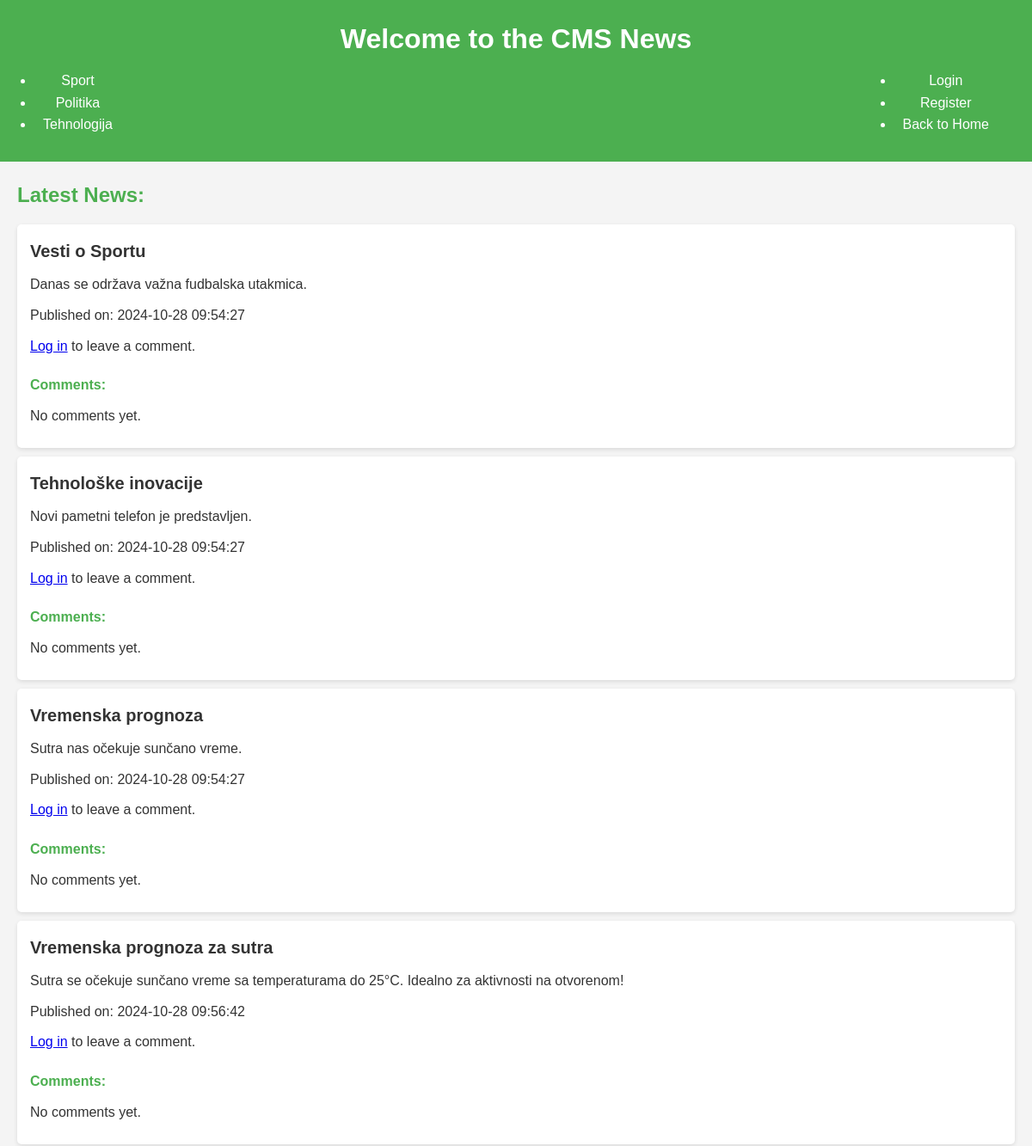
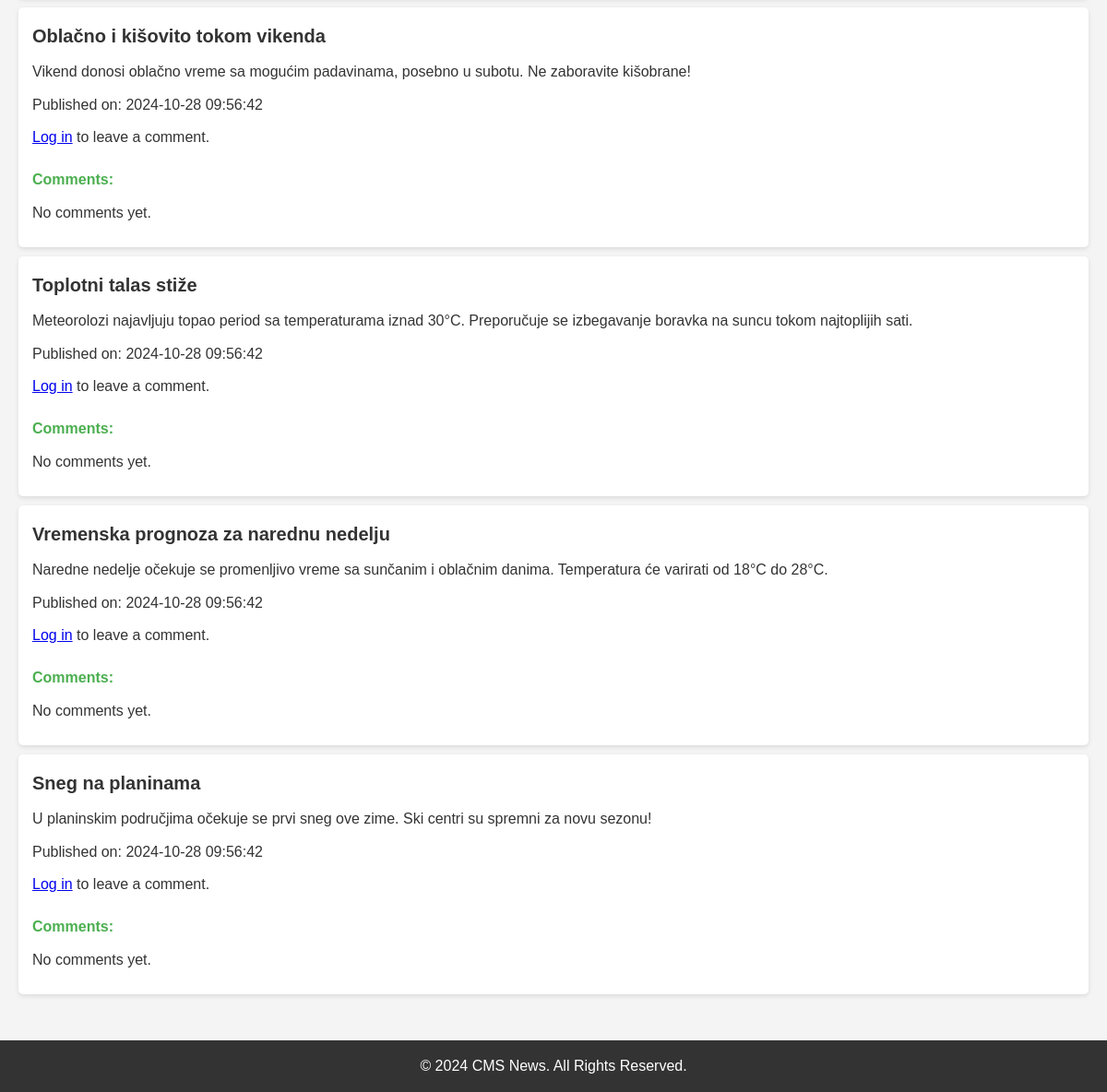
/cmc_app/add_comment.php?category_id=0, run on the app's committed database (2 pictures, top to bottom).
### tables this page shows
CREATE TABLE `categories` (
  `id` int NOT NULL AUTO_INCREMENT,
  `name` varchar(45) NOT NULL,
  PRIMARY KEY (`id`),
  UNIQUE KEY `name` (`name`)
);

CREATE TABLE `news` (
  `id` int NOT NULL AUTO_INCREMENT,
  `title` varchar(255) NOT NULL,
  `content` text NOT NULL,
  `created_at` datetime DEFAULT CURRENT_TIMESTAMP,
  `category` varchar(45) DEFAULT NULL,
  `category_id` int NOT NULL,
  PRIMARY KEY (`id`),
  KEY `fk_category` (`category_id`)
);

### cmc_app/classes/Category.php (called while the page is built)
<?php
class Category {
    private $conn;
    private $table = 'categories';
    public function __construct($db) {
        $this->conn = $db;
    }
    public function getAll() {
        $query = "SELECT * FROM " . $this->table;
        return $this->conn->query($query)->fetchAll(PDO::FETCH_ASSOC);
    }
}

### cmc_app/classes/News.php (called while the page is built, shortened)
<?php
class News {
    private $conn;
    private $table = "news";
    public function __construct($db) {
        $this->conn = $db;
    }
    public function getByCategory($category_id) {
        $query = "SELECT * FROM " . $this->table . " WHERE category_id = :category_id";
        $stmt = $this->conn->prepare($query);
        $stmt->bindParam(':category_id', $category_id);
        $stmt->execute();
        return $stmt->fetchAll(PDO::FETCH_ASSOC);
    }
}
?>

### cmc_app/add_comment.php (the view, shortened to what this page needs)
<?php
require_once 'classes/News.php';
require_once 'classes/Category.php';
$database = new Database();
$db = $database->connect();
$news = new News($db);
$comment = new Comment($db);
$category = new Category($db);
$categories = $category->getAll();
$category_id = isset($_GET['category_id']) ? $_GET['category_id'] : null;
$newsItems = $news->getByCategory($category_id);
?>
<!DOCTYPE html>
<html lang="en">
<head>
    <link rel="stylesheet" href="style.css">
</head>
<body>
    <header>
        <h1>Welcome to the CMS News</h1>
        <nav>
            <ul>
                <?php foreach ($categories as $cat): ?>
                    <li><a href="index.php?category_id=<?= $cat['id'] ?>" <?= $category_id == $cat['id'] ? 'class="active"' : '' ?>><?= htmlspecialchars($cat['name']) ?></a></li>
                <?php endforeach; ?>
            </ul>
            <ul style="float: right;">
                <li><a href="login.php">Login</a></li>
                <li><a href="register.php">Register</a></li>
                <li><a href="index.php">Back to Home</a></li>
            </ul>
        </nav>
    </header>
    <main>
        <h2>Latest News:</h2>
        <?php if (empty($newsItems)): ?>
            <p>No news available in this category.</p>
        <?php else: ?>
            <?php foreach ($newsItems as $item): ?>
                <article>
                    <h3><?= htmlspecialchars($item['title']) ?></h3>
                    <p><?= htmlspecialchars($item['content']) ?></p>
                    <p>Published on: <?= $item['created_at'] ?></p>
                    <?php if (isset($_SESSION['user_id'])): ?>
                        <h4>Leave a Comment:</h4>
                        <form action="index.php?category_id=<?= $category_id ?>" method="POST">
                            <input type="hidden" name="news_id" value="<?= $item['id'] ?>">
                            <label for="guest_name">Your Name (optional):</label>
                            <input type="text" name="guest_name" placeholder="Enter your name (optional)">
                            <textarea name="comment" required placeholder="Write your comment here..."></textarea>
                            <button type="submit">Add Comment</button>
                        </form>
                    <?php else: ?>
                        <p><a href="login.php">Log in</a> to leave a comment.</p>
                    <?php endif; ?>
                    <h4>Comments:</h4>
                    <?php
                    $comments = $comment->getCommentsByNewsId($item['id']);
                    if (empty($comments)): ?>
                        <p>No comments yet.</p>
                    <?php endif; ?>
                </article>
            <?php endforeach; ?>
        <?php endif; ?>
    </main>
    <footer>
        <p>&copy; <?= date('Y') ?> CMS News. All Rights Reserved.</p>
    </footer>
</body>
</html>

### cmc_app/style.css (style rules this page uses)
* { box-sizing: border-box; margin: 0; padding: 0; }
body { font-family: 'Arial', sans-serif; line-height: 1.6; background-color: #f4f4f4; color: #333; }
header { background: #4CAF50; color: white; padding: 20px; text-align: center; }
nav { display: flex; justify-content: space-between; align-items: center; padding: 10px 20px; }
nav a { color: white; text-decoration: none; padding: 10px; transition: background 0.3s ease; }
main { padding: 20px; }
h2 { margin-bottom: 15px; font-size: 24px; color: #4CAF50; }
article { background: white; padding: 15px; margin: 10px 0; border-radius: 5px; box-shadow: 0 2px 5px rgba(0, 0, 0, 0.1); }
article h3 { font-size: 20px; color: #333; }
article p { margin: 10px 0; }
h4 { margin-top: 20px; color: #4CAF50; }
footer { text-align: center; padding: 15px; background: #333; color: white; position: relative; bottom: 0; width: 100%; margin-top: 20px; }

### data on the page
categories: name "Sport"
categories: name "Politika"
categories: name "Tehnologija"
news: title "Vesti o Sportu", content "Danas se održava važna fudbalska utakmica.", created_at "2024-10-28 09:54:27"
news: title "Tehnološke inovacije", content "Novi pametni telefon je predstavljen.", created_at "2024-10-28 09:54:27"
news: title "Vremenska prognoza", content "Sutra nas očekuje sunčano vreme.", created_at "2024-10-28 09:54:27"
news: title "Vremenska prognoza za sutra", content "Sutra se očekuje sunčano vreme sa temperaturama do 25°C. Idealno za aktivnosti na otvorenom!", created_at "2024-10-28 09:56:42"
news: title "Oblačno i kišovito tokom vikenda", content "Vikend donosi oblačno vreme sa mogućim padavinama, posebno u subotu. Ne zaboravite kišobrane!", created_at "2024-10-28 09:56:42"
news: title "Toplotni talas stiže", content "Meteorolozi najavljuju topao period sa temperaturama iznad 30°C. Preporučuje se izbegavanje boravka na suncu tokom najtoplijih sati.", created_at "2024-10-28 09:56:42"
news: title "Vremenska prognoza za narednu nedelju", content "Naredne nedelje očekuje se promenljivo vreme sa sunčanim i oblačnim danima. Temperatura će varirati od 18°C do 28°C.", created_at "2024-10-28 09:56:42"
news: title "Sneg na planinama", content "U planinskim područjima očekuje se prvi sneg ove zime. Ski centri su spremni za novu sezonu!", created_at "2024-10-28 09:56:42"
